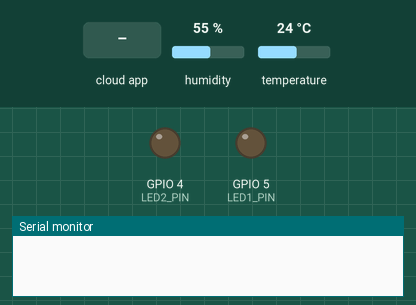
This sketch was run on a simulated ESP32. Shown: output pins drawn as LEDs (lit = HIGH), the last lines printed to the serial monitor. The test bench sets the inputs (shaded band); at power-on: humidity 55 %, temperature 24 °C.

Above: at 1.2 s.
1.3 s: the phone or cloud app sets led1 to 1
At 1.7 s:
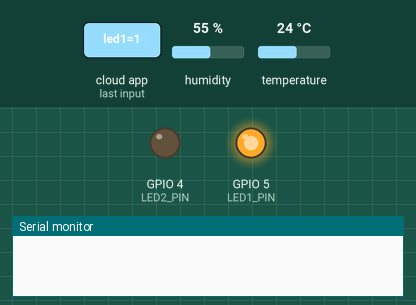
2.8 s: the phone or cloud app sets led2 to 1
At 4.0 s:
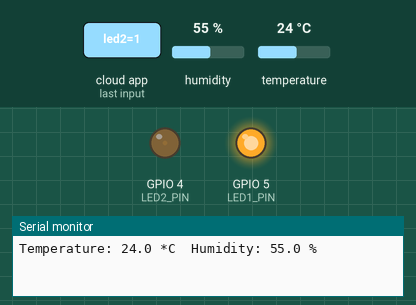
4.3 s: the phone or cloud app sets led1 to 0
At 5.2 s:
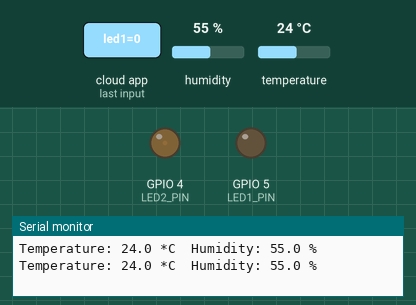
5.8 s: the phone or cloud app sets led2 to 0
At 6.3 s:
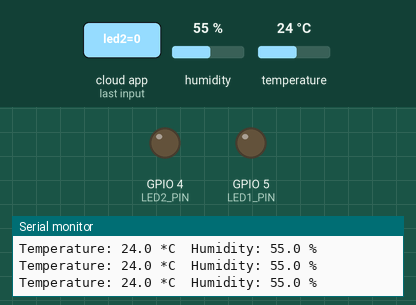
Timing chart, 0 to 8.3 s (numbered marks = the images above; inputs shaded):
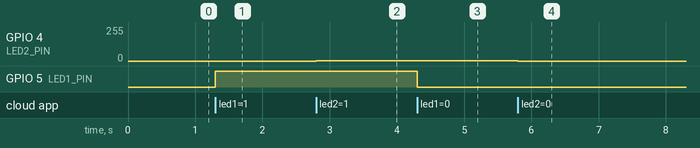

The sketch:

Lab5_Task4.ino
```cpp
#include <ThingerESP32.h>
#include <DHT.h>
#include "secrets.h"

const int DHT_PIN = 16;
const int LED1_PIN = 5;
const int LED2_PIN = 4;

DHT dht(DHT_PIN, DHT22);
ThingerESP32 thing(USERNAME, DEVICE_ID, DEVICE_CREDENTIAL);

float temperature = 0;
float humidity = 0;
int brightness = 0;
unsigned long lastRead = 0;

void setup() {
  Serial.begin(115200);
  pinMode(LED1_PIN, OUTPUT);
  pinMode(LED2_PIN, OUTPUT);
  dht.begin();

  thing.add_wifi(SSID, SSID_PASSWORD);
  thing["led1"] << digitalPin(LED1_PIN);
  thing["led2"] << [](pson& in) {
    if (in.is_empty()) {
      in = brightness;
    } else {
      brightness = in;
      analogWrite(LED2_PIN, brightness);
    }
  };
  thing["temperature"] >> outputValue(temperature);
  thing["humidity"] >> outputValue(humidity);
}

void loop() {
  thing.handle();

  if (millis() - lastRead >= 2000) {
    lastRead = millis();
    float h = dht.readHumidity();
    float t = dht.readTemperature();
    if (!isnan(h) && !isnan(t)) {
      humidity = h;
      temperature = t;
      Serial.print("Temperature: ");
      Serial.print(temperature, 1);
      Serial.print(" *C  Humidity: ");
      Serial.print(humidity, 1);
      Serial.println(" %");
    }
  }
}
```

secrets.h
```cpp
#define USERNAME "username"
#define DEVICE_ID "device_id"
#define DEVICE_CREDENTIAL "device_credential"
#define SSID "Wokwi-GUEST"
#define SSID_PASSWORD ""
```

Measured:
- after the input at 1.3 s, GPIO 5 (LED1_PIN): LOW → HIGH at once
- after the input at 2.8 s, GPIO 4 (LED2_PIN): 0/255 → 1/255 at once
- after the input at 4.3 s, GPIO 5 (LED1_PIN): HIGH → LOW at once
- after the input at 5.8 s, GPIO 4 (LED2_PIN): 1/255 → 0/255 at once
